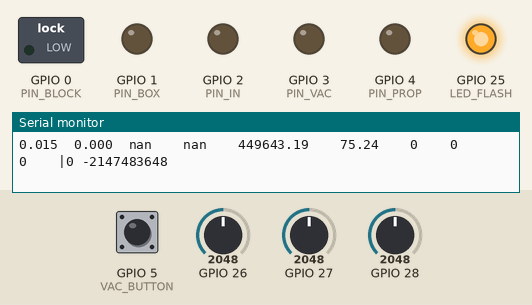
Recording of a sketch running on a simulated ESP32. On the bench: switched loads named in the sketch (green lamp = pin HIGH), output pins drawn as LEDs (lit = HIGH), the last lines printed to the serial monitor. Dashed ring = blinking. Inputs (shaded band) come from the test bench; at power-on: GPIO 5 (VAC_BUTTON) HIGH, GPIO 26 = 2048, GPIO 27 = 2048, GPIO 28 = 2048.

Above: at 0.95 s.
1.3 s: GPIO 5 (VAC_BUTTON) pulled LOW for 1 s
At 1.74 s:
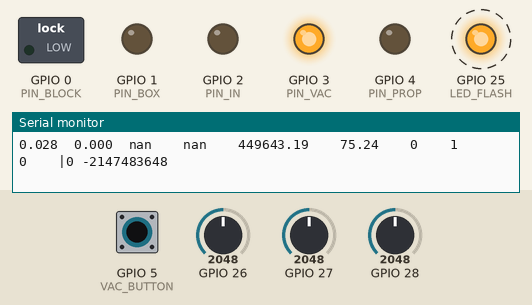
4.3 s: GPIO 26 set to 1090
7.3 s: GPIO 26 set to 954
10.3 s: GPIO 27 set to 1057
13.3 s: GPIO 27 set to 985
16.3 s: GPIO 5 (VAC_BUTTON) pulled LOW for 3.2 s
At 19.85 s:
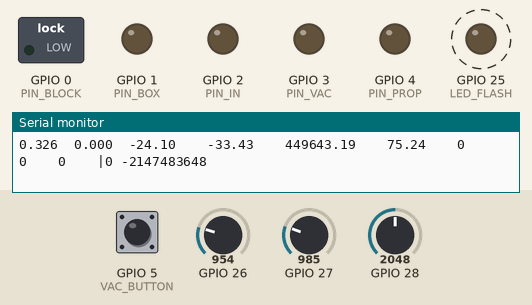
Timing chart, 0 to 22.0 s (numbered marks = the images above; inputs shaded):
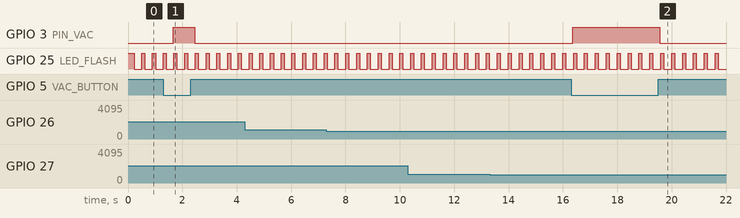

Measured:
- after the input at 1.3 s, GPIO 3 (PIN_VAC): LOW → HIGH after 0.36 s, → LOW 0.79 s later
- after the input at 16.3 s, GPIO 3 (PIN_VAC): LOW → HIGH after 0.06 s, → LOW 3.2 s later
- by itself, GPIO 25 (LED_FLASH): alternates HIGH for 0.11 s and LOW for 0.29 s

The sketch:

gas_mouse_v3.ino
```cpp
/* This software shall enable the measurement of NTC-thermistor and
pressure-values for the "gas-mouse" contraption by Mario Gaß.
Code written by Bernhard Klampfl */

#include <PID_v1.h>

//// User settings parameters ////

double Setpoint_block = 40;    // Temperature of block for the Preheating stage (°C)
double Setpoint_box  = 40;     // Temperature of box for the Preheating stage (°C)

// safety feature to limit the maximum PWM output

int max_block_PWM = 30;
int max_box_PWM = 0;

// Calibration parameters for 0-4 VDC
// y = k*x + d
// y = real voltage
// x = (wrongly) measured voltage

float k = 0.907535;
float d = 0.731423;

// Setup Raspberry pico I/O parameters

int NTC_0 = 26;                     // GP26 - block
int NTC_1 = 27;                     // GP27 - box
int p_0 = 28;                       // GP28 - pressure
int PIN_BLOCK = 0;                  // GP0
int PIN_BOX = 1;                    // GP1 - not used
int PIN_IN = 2;                     // GP2
int PIN_VAC = 3;                    // GP3
int PIN_PROP = 4;                   // GP4
int VAC_BUTTON = 5;                 // GP5 - vacuum button pin
int LED_FLASH = 25;                 // GP25 - indicator LED

// Data Output Variables
const bool DataRead_Excel = false;  // Variable for controlling the data Output format.
									// True:  MS Excel Data Streamer
									// False: Arduino IDE Serial Monitor
const bool Monitor_Output = true;   // Should the Output PWM-Signal byte be monitored in

// PID Variables and PID Instances
double Input0;
double Input1;
double Out0, Out1;
double Kp0 = 1.0, Ki0 = 1.0, Kd0 = 1.0;     // block PID Coefficients
double Kp1 = 1.0, Ki1 = 1.0, Kd1 = 1.0;         // box System PID Coefficients
int Output0, Output1;

PID myPID0(&Input0, &Out0, &Setpoint_block, Kp0, Ki0, Kd0, DIRECT);
PID myPID1(&Input1, &Out1, &Setpoint_box, Kp1, Ki1, Kd1, DIRECT);

// Utility Time Variables
float Total_Time_min = 0;                         // Time since activation. Millis() in minutes (min)
float Time_min = 0;                           //          -||-           (min)

// other global variables
float voltage_cal = 0.0;        // voltage value after calibration calculation in V
double T_0, T_1;                 // calculated NTC-temperatures in °C
float p_mbar = 0.0;             // calculated pressure values in mbar
bool IN = false;
bool VAC = false;
bool PROP = false;
int sample_number = 200;


void setup()
{
    Serial.begin(9600);
    pinMode(PIN_IN, OUTPUT);
    pinMode(PIN_VAC, OUTPUT);
    pinMode(PIN_PROP, OUTPUT);
    pinMode(VAC_BUTTON, INPUT_PULLUP);
    pinMode(LED_FLASH, OUTPUT);

    myPID0.SetMode(AUTOMATIC);
    myPID1.SetMode(AUTOMATIC);
}

void loop()
{
    digitalWrite(LED_FLASH, HIGH);
    v_probing(p_0, sample_number);
    digitalWrite(LED_FLASH, LOW);
    RunPID();


    if (digitalRead(VAC_BUTTON) == LOW)
    {
    digitalWrite(PIN_VAC, HIGH);
    VAC = true;
    digitalWrite(PIN_IN, LOW);
    IN = false;
    digitalWrite(PIN_PROP, LOW);
    PROP = false;
    }

    else if (T_0 < 43 && T_0 > 37)
    {
        digitalWrite(PIN_VAC, LOW);
        VAC = false;

        if (p_mbar <= 2000)
        {
            sample_number = 100;
            digitalWrite(PIN_IN, HIGH);
            IN = true;
            digitalWrite(PIN_PROP, LOW);
            PROP = false;
        }

        else if (p_mbar > 2500)
        {
            sample_number = 100;
            analogWrite(PIN_PROP, 188);
            PROP = true;
            digitalWrite(PIN_IN, LOW);
            IN = false;
        }

        else if (p_mbar > 2300)
        {
            sample_number = 1000;
            analogWrite(PIN_PROP, 187);
            PROP = true;
            digitalWrite(PIN_IN, LOW);
            IN = false;
        }


        else if (p_mbar <= 2300 && p_mbar >= 2000)
        {
            sample_number = 1000;
            digitalWrite(PIN_PROP, LOW);
            PROP = false;
            digitalWrite(PIN_IN, LOW);
            IN = false;
        }
    }
    else
    {
        sample_number = 100;
        digitalWrite(PIN_VAC, LOW);
        VAC = false;
        digitalWrite(PIN_PROP, LOW);
        PROP = false;
        digitalWrite(PIN_IN, LOW);
        IN = false;
    }
    output();

    delay(5);
}


float ReadTemp(int address)               // Function for getting Temperatures from the NTC
{

    //Settings for NTC-Resistor
    int sample_number = 25;                     // number of samples taken
    int counter = 0;
    int bitwertNTC = 0;
    long widerstand1 = 100000;                   //Widerstand des NTC-Widerstands in Ohm
    int bWert = 3950;                           // B- value of the NTC
    double widerstandNTC = 0;
    double kelvintemp = 273.15;                // 0°Celsius in Kelvin
    double Tn = kelvintemp + 25;                 //Temperature in Kelvin
    double TKelvin = 0;                     //calculated Temperature in °C
    double TempC = 0;

    //////NTC-Calculation_START/////////

    // read analog value
    while (counter < sample_number)
    {
        bitwertNTC += analogRead(address);
        counter++;
        delay(5);
    }
    bitwertNTC = bitwertNTC/sample_number;
    // calculate resistance of the NTC
    widerstandNTC = widerstand1*(((double)bitwertNTC/1024)/(1-((double)bitwertNTC/1024))); // eigtl Bitwert*Vin/1024 - kürzt sich aber im Bruch weg
    // calculate Temperature in Kelvin
    TKelvin = 1/((1/Tn)+((double)1/bWert)*log((double)widerstandNTC/widerstand1));
    // Temperature in °C
    TempC=TKelvin-kelvintemp;
    counter = 0;
    //////NTC-Calculation_END/////////

    return TempC;

} // End of ReadTemp()

void RunPID()
{
    T_0 = ReadTemp(NTC_0);
    T_1 = ReadTemp(NTC_1);

    Total_Time_min = float(millis()) / 60 / 1000;  // Time since Arduino turned on or last reset

    //Calculate Output for the Inlet Transfer Heating System
    Input0 = T_0;                    // Input for myPID0 is TempC0.
    myPID0.Compute();                    // Calculate Output0.
    Output0 = round(Out0);
    Output0 = Output0*max_block_PWM/255;
    analogWrite(PIN_BLOCK, Output0);   // Send PWM-signal to heater-MOSFETs.

    //Calculate Output for the Heating System of the Cooling Tower
    Input1 = T_1;                      // Input for myPID1 is TempC1.
    myPID1.Compute();                    // Calculate Output1.
    Output1 = round(Out1);
    if(Output1 >= max_box_PWM)
    {
        Output1 = max_box_PWM;
    }
    analogWrite(PIN_BOX, Output1);   // Send PWM-signal to heater-MOSFETs.


} // End of RunPID()


float v_probing(int address, int sample_number)
{
             // number of samples taken
    int sum = 0;                    // sum of samples taken
    int counter = 0;                // current sample number
    float voltage = 0.0;            // calculated voltage
    float p_psi = 0.0;
    float p_bar = 0.0;

    //take several samples
    while (counter < sample_number) {
        sum += analogRead(address);
        counter++;
        delay(1);
    }
    // calculate the average voltage
    // this is a modified version with calibrated output for Raspberry Pico
    voltage = ((float)sum / (float)sample_number * 3.1) / 1024.0;
    voltage = voltage * 11.132;
    voltage_cal = (voltage-d)/k;
    p_bar = ((voltage_cal-0.33)*5.99675)+0.4;                // (voltage_cal-0.3378287)*90.644885;
                                                        //  p_bar = p_psi*0.0689458+0.00166362;
    p_mbar = p_bar*1000;                               // p_mbar = p_bar*1000;
    counter = 0;
    sum = 0;

    return p_mbar;

}

void output()
{
    if (DataRead_Excel == true)
    {       // Output Via MS Excel Datastreamer
        Serial.print(Total_Time_min, 3);    Serial.print(",");
        Serial.print(Time_min, 3);  		Serial.print(",");
        Serial.print(T_0);       	    	Serial.print(",");
        Serial.print(T_1);       	    	Serial.print(",");
        Serial.print(p_mbar);               Serial.print(",");
        Serial.print(voltage_cal);          Serial.print(",");


    if (Monitor_Output == true)
    {      // Monitor Output PWM-Signals is activated
        Serial.print(Output0);      Serial.print(",");
        Serial.print(Output1);      Serial.println();

    }
    else
    {                             // Monitor Output PWM-Signals is deactivated
        Serial.println("");              // New Line
    }

    }   // End if Excel-Readout Branch

    else
    {                               // Output Via Arduino IDE Serial Monitor
        Serial.print(Total_Time_min, 3);    Serial.print("  ");
        Serial.print(Time_min, 3);  		Serial.print("  ");
        Serial.print(T_0);    		  	    Serial.print("    ");
        Serial.print(T_1);    			    Serial.print("    ");
        Serial.print(p_mbar);               Serial.print("    ");
        Serial.print(voltage_cal);          Serial.print("    ");
        Serial.print(IN);                   Serial.print("    ");
        Serial.print(VAC);                  Serial.print("    ");
        Serial.print(PROP);                 Serial.print("    |");


    if (Monitor_Output == true)
    {      // Monitor Output PWM-Signals is activated
        Serial.print(Output0);  			Serial.print(" ");
        Serial.print(Output1);  			Serial.println();

    }
    else
    {                             // Monitor Output PWM-Signals is deactivated
        Serial.println("");              // New Line
    }
    }   // End if Serial Monitor-Readout Branch


    delay(5);
}
```
